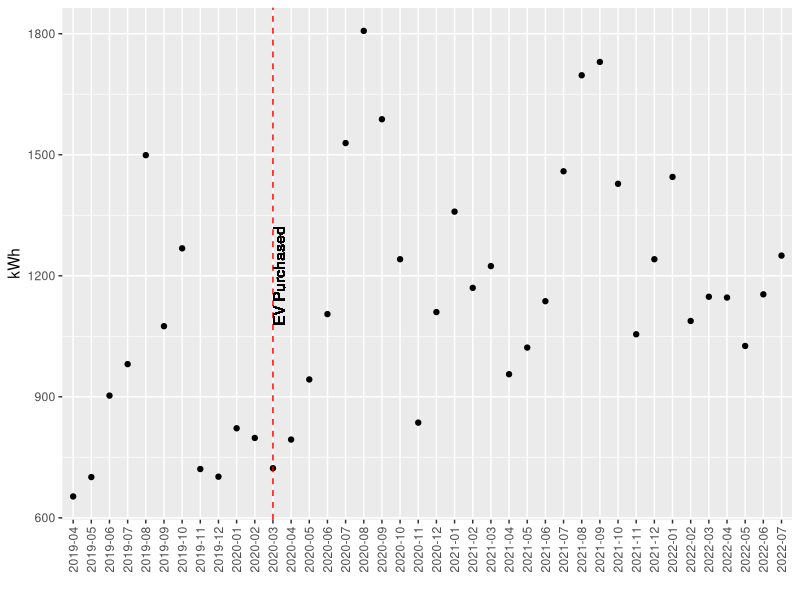
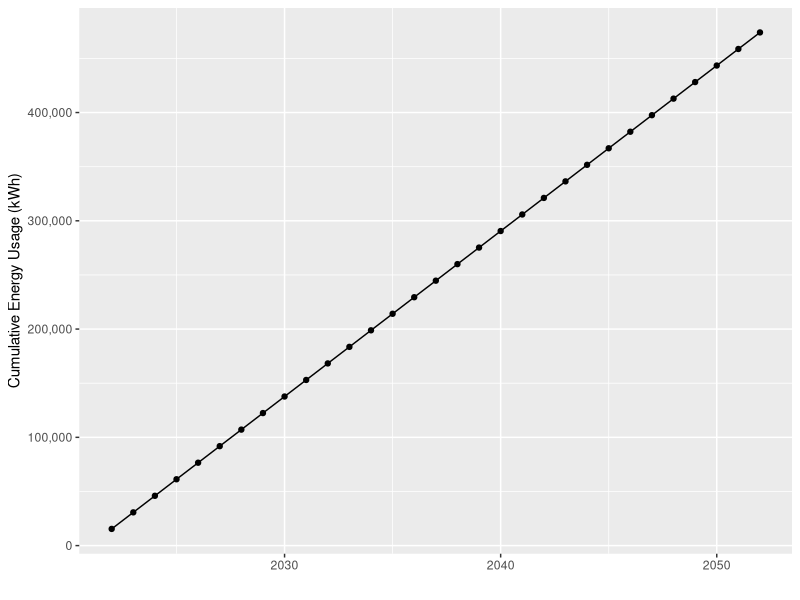
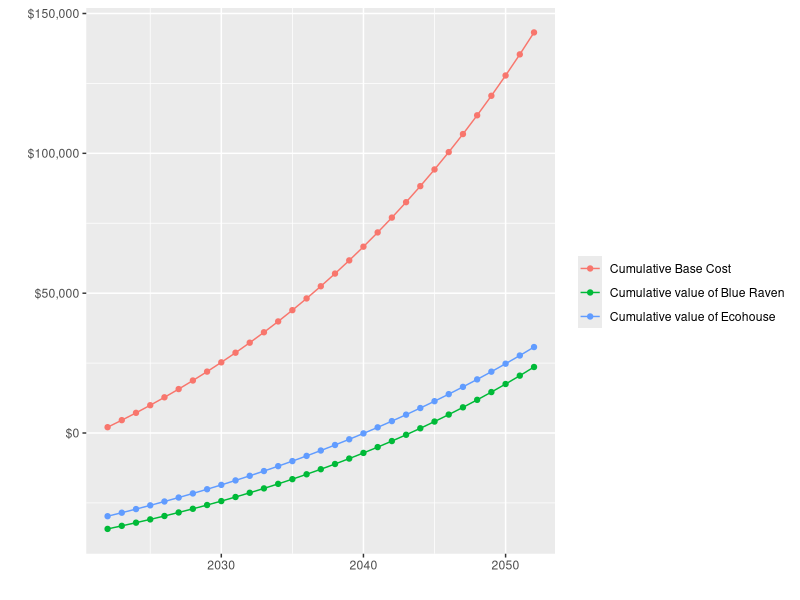
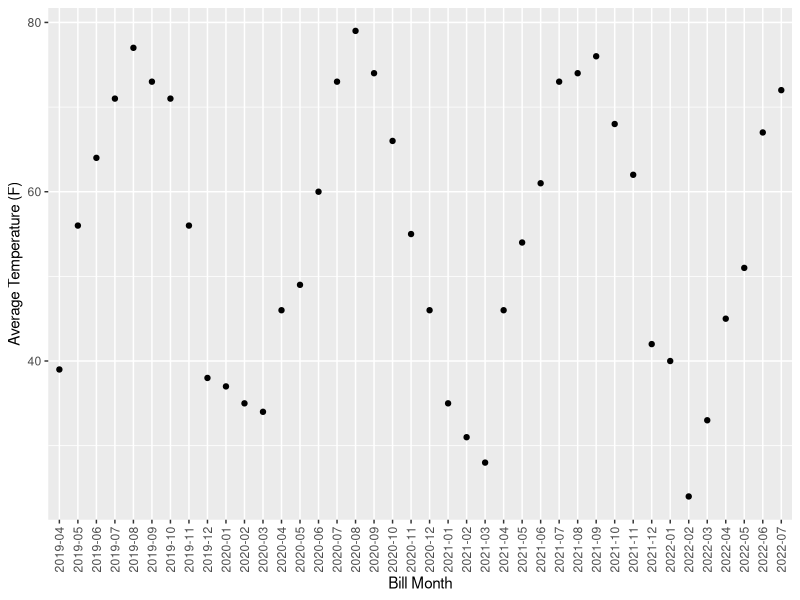
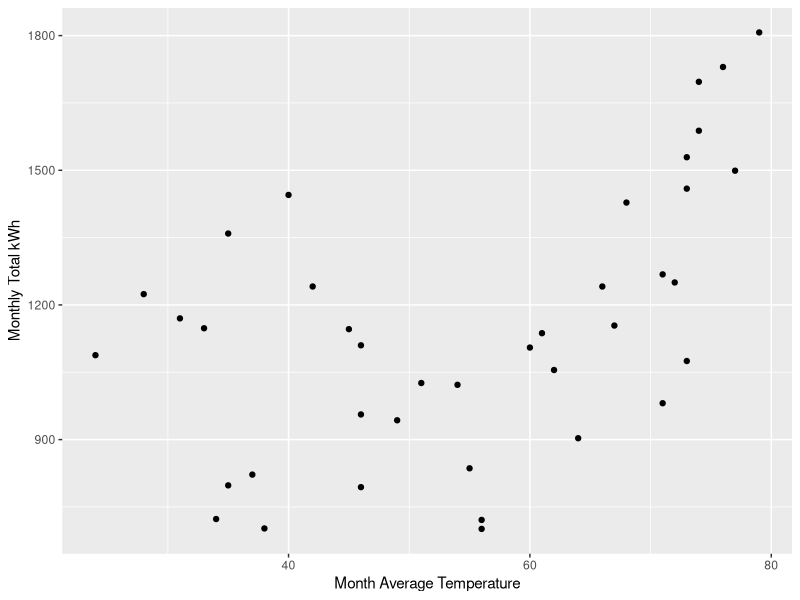
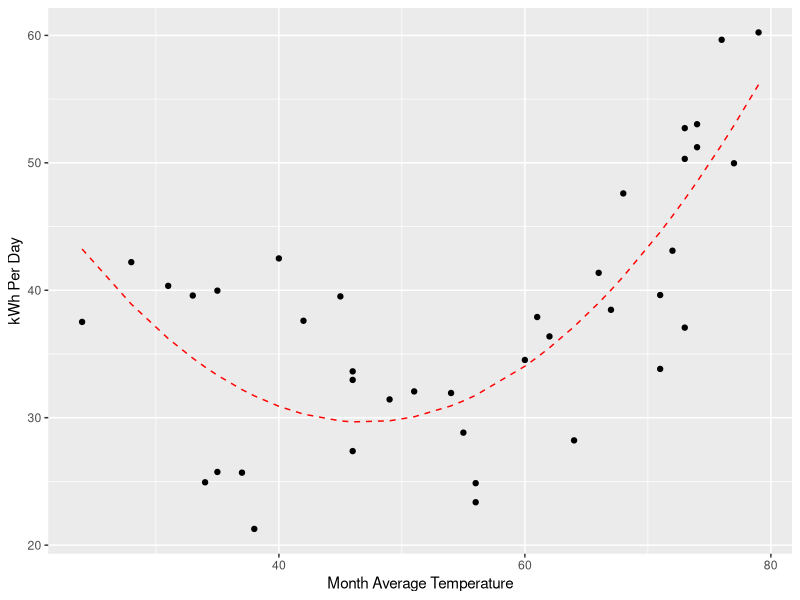
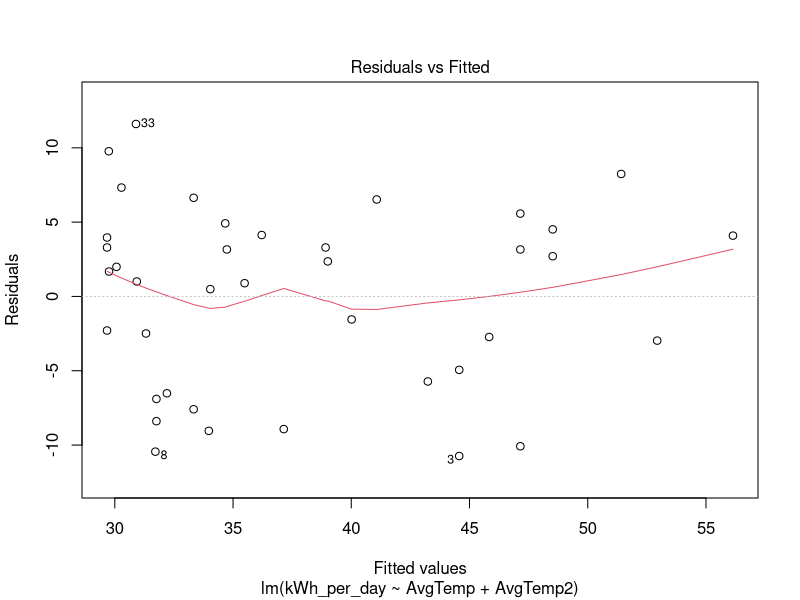
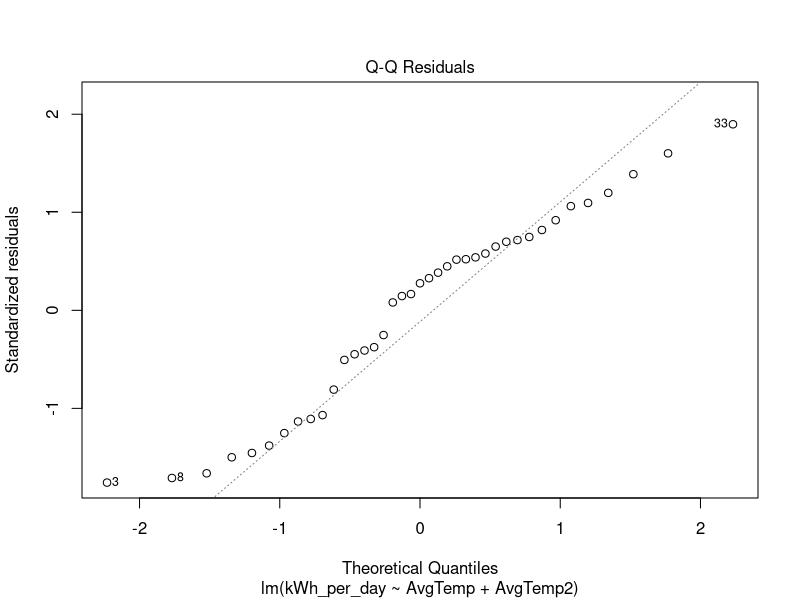

Source code (R) for these figures, in order:
## ---- chunk 1
knitr::opts_chunk$set(echo = FALSE)

require(ggplot2)
require(stringr)
require(lubridate)
## ---- chunk 2
stopifnot(file.exists("ActualData.csv"))
stopifnot(file.exists("ForecastData.csv"))

actual <- read.csv("ActualData.csv")
names(actual)[1] <- "Bill.Start"

strip_dollar_sign_or_comma <- function(x) as.numeric(gsub("[,$]", "", x))

forecast <- read.csv("ForecastData.csv")
names(forecast)[1] <- "Year"

forecast$yearmonth <- paste0(forecast$Year, "-", stringr::str_pad(forecast$Month, pad = "0", width = 2))
forecast$kWh <- strip_dollar_sign_or_comma(forecast$kWh)
forecast$Transmission <- strip_dollar_sign_or_comma(forecast$Transmission)
forecast$Customer <- strip_dollar_sign_or_comma(forecast$Customer)
forecast$Distribution <- strip_dollar_sign_or_comma(forecast$Distribution)
forecast$Generation <- strip_dollar_sign_or_comma(forecast$Generation)
forecast$Bill.Total <- strip_dollar_sign_or_comma(forecast$Bill.Total)

actual$Bill.Start <- lubridate::mdy(actual$Bill.Start)
## ---- chunk 3
ggplot(forecast, aes(x = yearmonth, y = kWh)) + geom_point() +
  theme(axis.text.x = element_text(angle = 90, vjust = 0.5)) +
  geom_vline(aes(xintercept = "2020-03"), col = "red", lty = 2) +
  geom_text(x = "2020-03", y = 1200, label = "EV Purchased", angle = 90, vjust = 1) +
  labs(x = "", y = "kWh")
## ---- chunk 4
actual_usage_previous_year <- sum(forecast$kWh[(nrow(forecast)-11):nrow(forecast)])
actual_cost_previous_year <- sum(forecast$Bill.Total[(nrow(forecast)-11):nrow(forecast)])
forecast_usage_per_year <- mean(forecast$kWh[16:length(forecast$kWh)])*12
forecast_trans_per_year <- mean(forecast$Transmission[28:40])*12
forecast_dist_per_year <- mean(forecast$Distribution[28:40])*12
forecast_cust_per_year <- forecast$Customer[40]*12
forecast_gen_per_year <- mean(forecast$kWh[16:length(forecast$kWh)])*12 * forecast$Generation.per.kWh[40]
forecast_bill_total <- forecast_trans_per_year + forecast_dist_per_year + forecast_cust_per_year + forecast_gen_per_year
blue_raven_production <- 13380
ecohouse_production <- 15453
blue_raven_eff <- .92
ecohouse_eff <- 0.8
blue_raven_total_cost <- 46341
blue_raven_tax_break <- 12049
eco_total_cost <- 42500
eco_tax_break <- 12750
energy_inflation <- 0.04
inflation <- 0.02
## ---- chunk 5
npv_data <- data.frame(
  year = 2022:2052,
  usage = c(actual_usage_previous_year, rep(forecast_usage_per_year, 30)),
  cost_no_solar = c(actual_cost_previous_year, 
                   forecast_bill_total*(1+energy_inflation)^(1:30)),
  generation_blue = c(0, blue_raven_production*(blue_raven_eff^(1/25))^(1:30)),
  generation_eco = c(0, ecohouse_production*(ecohouse_eff^(1/25))^(1:30))) |>
  dplyr::mutate(
    offset_blue = c(-(blue_raven_total_cost-blue_raven_tax_break), rep(0, 30)) +
      generation_blue*forecast$Generation.per.kWh[40]*(1+energy_inflation)^(0:30),
    offset_eco = c(-(eco_total_cost-eco_tax_break), rep(0, 30)) +
      generation_eco*forecast$Generation.per.kWh[40]*(1+energy_inflation)^(0:30))
## ---- chunk 6
ggplot(npv_data, aes(x = year, y = cumsum(usage))) + 
  geom_point() + 
  geom_line() +
  labs(x = "", y = "Cumulative Energy Usage (kWh)") +
  scale_y_continuous(labels = scales::comma_format())
## ---- chunk 7
ggplot(npv_data |>
         reshape2::melt(id.vars = "year") |>
         dplyr::filter(variable %in% c("cost_no_solar", "offset_blue", "offset_eco")) |>
         dplyr::group_by(variable) |>
         dplyr::mutate(value = cumsum(value)) |>
         dplyr::ungroup() |>
         dplyr::mutate(variable = factor(variable, labels = c("Cumulative Base Cost", "Cumulative value of Blue Raven", "Cumulative value of Ecohouse"))), 
       aes(x = year, y = value, group = variable, col = variable)) + 
  geom_point() + 
  geom_line() +
  scale_y_continuous(labels = scales::dollar_format()) +
  labs(x = "", y = "", col = "")
## ---- chunk 8
model_data <- data.frame(kWh = forecast$kWh[-1],
                         AvgTemp = forecast$AvgTemp[-1],
                         AvgTemp2 = forecast$AvgTemp[-1]^2,
                         Days = forecast$Days[-1],
                         kWh_per_day = forecast$kWh[-1] / forecast$Days[-1],
                         month = forecast$Month[-1])
lm1 <- lm(kWh_per_day ~ AvgTemp + AvgTemp2, data = model_data)

model_data$pred <- predict(lm1)
## ---- chunk 9
ggplot(forecast, aes(x = yearmonth, y = AvgTemp)) +
  geom_point() +
  labs(x = "Bill Month", y = "Average Temperature (F)") +
  theme(axis.text.x = element_text(angle = 90, vjust = 0.5))
## ---- chunk 10
ggplot(model_data, aes(x = AvgTemp, y = kWh)) +
  geom_point() +
  labs(x = "Month Average Temperature", y = "Monthly Total kWh")
## ---- chunk 11
ggplot(model_data, aes(x = AvgTemp, y = kWh_per_day)) +
  geom_point() +
  geom_line(aes(x = AvgTemp, y = pred), col = "red", lty = 2) +
  labs(x = "Month Average Temperature", y = "kWh Per Day")
## ---- chunk 12
plot(lm1, which = 1)
plot(lm1, which = 2)
## ---- chunk 13
X <- actual |>
  dplyr::filter(Bill.Start > as.Date("2022-08-01")) |>
  dplyr::rename(total_kwh = kWh,
                delivered_kwh = Delivered..kWh.,
                received_kwh = Received..kWh.,
                generation_supply = Generation..Supply.) |>
  dplyr::mutate(home_used = delivered_kwh + received_kwh + Solar.Production,
                transmission_per_kwh = Transmission / total_kwh,
                distribution_per_kwh = Distribution / total_kwh,
                forecast_distribution_per_kwh = ifelse(total_kwh > 0, Distribution / total_kwh, 0))

for (i in 2:nrow(X)) {
  if (X$transmission_per_kwh[i] == 0) X$transmission_per_kwh[i] <- X$transmission_per_kwh[i-1]
  if (X$forecast_distribution_per_kwh[i] == 0) X$forecast_distribution_per_kwh[i] <- X$forecast_distribution_per_kwh[i-1]
}

Y <- data.frame(Bill.Start = rep(as.Date(NA), 400),
                Bill.End = rep(as.character(NA), 400),
                Year = rep(NA_integer_, 400),
                Month = rep(NA_integer_, 400),
                Days = rep(NA_integer_, 400),
                total_kwh = rep(NA_integer_, 400),
                delivered_kwh = rep(NA_integer_, 400),
                received_kwh = rep(NA_integer_, 400),
                Transmission = rep(as.numeric(NA), 400),
                generation_supply = rep(as.numeric(NA), 400),
                Distribution = rep(as.numeric(NA), 400),
                Customer = rep(NA_integer_, 400),
                Generation.per.kWh = rep(as.numeric(NA), 400),
                Generation = rep(as.numeric(NA), 400),
                AvgTemp = rep(NA_integer_, 400),
                Solar.Production = rep(as.numeric(NA), 400),
                Bill.Total = rep(as.numeric(NA), 400),
                home_used = rep(as.numeric(NA), 400),
                transmission_per_kwh = rep(as.numeric(NA, 400)),
                distribution_per_kwh = rep(as.numeric(NA, 400)),
                forecast_distribution_per_kwh = rep(as.numeric(NA, 400)))
X2 <- rbind(X, Y)

for (i in (nrow(X) + 1):(nrow(X) + 400)) {
  X2$Month[i] = X2$Month[i-12]
  X2$Year[i] = X2$Year[i-12] + 1
  ind <- which(X$Month == X2$Month[i])
  X2$Days[i] = mean(X$Days[ind])
  X2$AvgTemp[i] = mean(X$AvgTemp[ind])
  X2$transmission_per_kwh[i] = X2$transmission_per_kwh[i-1]
  X2$forecast_distribution_per_kwh[i] = X2$forecast_distribution_per_kwh[i-1]
  X2$Generation.per.kWh[i] = X2$Generation.per.kWh[i-1]
}

X2$forecast_total_kwh = pmax(X2$home_used, (coef(lm1)[1] + coef(lm1)[2]*X2$AvgTemp + coef(lm1)[3]*X2$AvgTemp^2)*X2$Days, na.rm = TRUE)

X2 <- X2 |>
  dplyr::mutate(forecast_transmission = forecast_total_kwh * transmission_per_kwh,
                forecast_distribution = forecast_total_kwh * forecast_distribution_per_kwh,
                forecast_customer = 10,
                forecast_generation = forecast_total_kwh * Generation.per.kWh,
                forecast_total = forecast_transmission + forecast_distribution + forecast_customer + forecast_generation,
                estimated_save = ifelse(!is.na(Bill.Total), forecast_total - Bill.Total, forecast_total),
                total_cash_flow = estimated_save)

X2$total_cash_flow[1] <- X2$total_cash_flow[1] - 42500
X2$total_cash_flow[7] <- X2$total_cash_flow[7] + 12750

X2$npv <- 0
i_switch <- 0
X2$npv[1] <- X2$total_cash_flow[1]
for (i in 2:nrow(X2)) {
  X2$npv[i] <- sum(X2$total_cash_flow[1:i]*(1-0.02/12)^(0:(i-1)))
  if (X2$npv[i] >= 0 & X2$npv[i-1] < 0) i_switch = i
}

X2$year_month <- paste0(X2$Year, "-", stringr::str_pad(X2$Month, pad = "0", width = 2))
## ---- chunk 14
ggplot(X2 |>
         dplyr::filter(!is.na(Bill.Start)), aes(x = Bill.Start, y = AvgTemp)) + 
  geom_point() +
  labs(x = "", y = "Month Average Temperature (F)")
## ---- chunk 15
ggplot(X2 |>
         dplyr::filter(!is.na(Bill.Start)) |>
         dplyr::select(Bill.Start, forecast_total_kwh, delivered_kwh, received_kwh, Solar.Production) |>
         reshape2::melt(id.vars = "Bill.Start") |>
         dplyr::mutate(variable = factor(variable, labels = c("Actual Total Demand",
                                                              "From Grid",
                                                              "To Grid",
                                                              "Solar Production"))), 
       aes(x = Bill.Start, y = value, group = variable, col = variable)) + 
  geom_point() +
  labs(x = "", y = "Power (kWh)", col = "") +
  scale_y_continuous(labels = scales::comma_format()) +
  geom_vline(xintercept = as.Date("2025-01-31"), lty = 2) +
  geom_text(x = as.Date("2025-03-01"), y = 0, label = "Mach-E EV Purchased", angle = 90, vjust = 1, col = "black", size = 3)
## ---- chunk 16
ggplot(X2 |>
         dplyr::filter(!is.na(Bill.Start)) |>
         dplyr::select(Bill.Start, forecast_total_kwh, Solar.Production) |>
         reshape2::melt(id.vars = "Bill.Start") |>
         dplyr::mutate(variable = factor(variable, labels = c("Actual Total Demand",
                                                              "Solar Production"))), 
       aes(x = Bill.Start, y = value, group = variable, col = variable)) + 
  geom_point() +
  geom_line() +
  labs(x = "", y = "Power (kWh)", col = "") +
  scale_y_continuous(labels = scales::comma_format()) +
  geom_vline(xintercept = as.Date("2025-01-31"), lty = 2) +
  geom_text(x = as.Date("2025-03-01"), y = 2000, label = "Mach-E EV Purchased", angle = 90, vjust = 1, col = "black", size = 3)

## ---- chunk 17
temp <- X2 |>
  dplyr::mutate(forecast_total_kwh = cumsum(forecast_total_kwh)) |>
  dplyr::filter(Month == 12)
ggplot(temp, aes(x = Year, y = forecast_total_kwh)) + 
  geom_point() +
  geom_line() +
  labs(x = "", y = "Forecasted Cumulative Total kWh since Installation") +
  scale_y_continuous(labels = scales::comma_format())
## ---- chunk 18
temp <- X2 |>
  dplyr::mutate(cum_total_cash_flow = cumsum(total_cash_flow)) |>
  dplyr::filter(Month == 12, Year <= 2052) |>
  dplyr::left_join(npv_data |>
                     dplyr::select(year, offset_eco),
                   by = c("Year" = "year")) |>
  dplyr::mutate(cum_orig_cash_flow = cumsum(offset_eco))
temp2 <- X2 |>
  dplyr::group_by(Year) |>
  dplyr::summarize(total_cash_flow = sum(total_cash_flow)) |>
  dplyr::filter(Year <= 2052)
ggplot(temp, aes(x = Year, y = cum_total_cash_flow)) + 
  geom_point() +
  geom_line() +
  geom_point(mapping = aes(x = Year, y = cum_orig_cash_flow), col = "green", shape = 1) +
  labs(x = "", y = "Forecasted Nominal Cumulative Cash Flow") +
  geom_hline(yintercept = 0, lty = 2, col = "red") +
  scale_y_continuous(labels = scales::dollar_format()) +
  geom_col(data = temp2, mapping = aes(x = Year, y = total_cash_flow), alpha = 0.5)
## ---- chunk 19
ggplot(temp, aes(x = Year, y = npv)) + 
  geom_point() +
  geom_line() +
  labs(x = "", y = "Forecasted Real Cumulative Cash Flow\n2022 Dollars") +
  geom_hline(yintercept = 0, lty = 2, col = "red") +
  geom_vline(xintercept = X2$Year[i_switch], lty = 2, col = "red") +
  scale_y_continuous(labels = scales::dollar_format())
